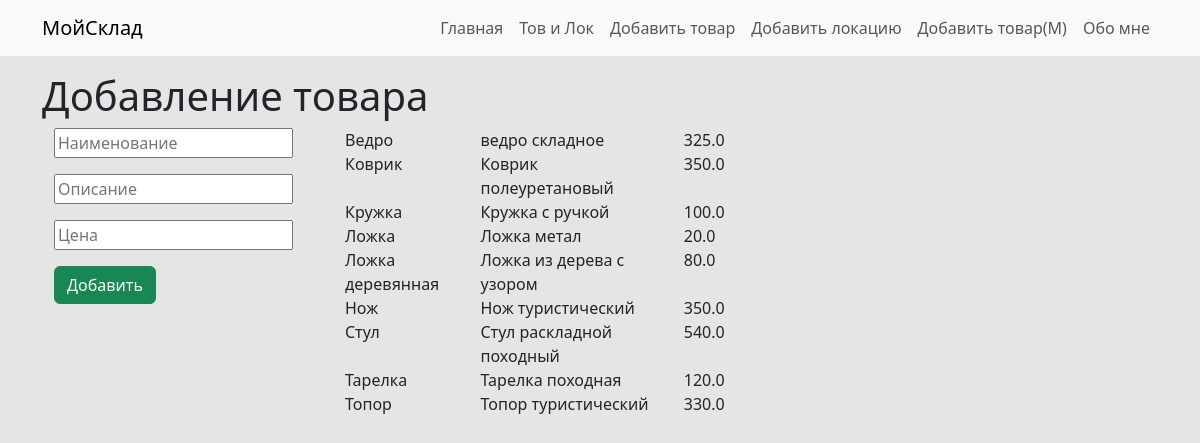
The app's page /addprod with its own data.
### model.py (models this page shows)
class Base(DeclarativeBase):
    pass

class Products(Base):
    __tablename__ = 'products'
    id: Mapped[int] = mapped_column(primary_key=True, nullable=False, unique=True, autoincrement=True)
    name: Mapped[str]
    description: Mapped[str]
    price: Mapped[float]

### main.py (the view, shortened to what this page needs)
@app.route('/addprod', methods=['POST', 'GET'])
def addprod():
    prods = db.session.execute(db.select(Products).order_by(Products.name)).scalars()
    return render_template('addprod.html', stuff=prods)

### templates/addprod.html (shortened to what this page needs)
{% extends 'base.html' %}
{% block content %}
<h1>Добавление товара</h1>
<div class="container ">
    <div class="row">
        <div class="col-3">
            <form method="post">
                <div class="mb-3">
                    <input placeholder="Наименование" type="text" name="name">
                </div>
                <div class="mb-3">
                    <input placeholder="Описание" type="text" name="description">
                </div>
                <div class="mb-3">
                    <input placeholder="Цена" type="text" name="price">
                </div>
                <div class="mb-3">
                    <button class="btn btn-success" type="submit">Добавить</button>
                </div>
            </form>
        </div>
        <div class="col-9">
            <div id="prodlist" class="container ">
                {% for thing in stuff %}
                    <div class="row">
                        <div class="col-2 text-start">
                            {{ thing.name }}
                        </div>
                        <div class="col-3 text-start" >
                            {{ thing.description }}
                        </div>
                        <div class="col-1">
                            {{ thing.price }}
                        </div>
                    </div>
                {% endfor %}
            </div>
        </div>
    </div>
</div>
{% endblock %}

### static/custom.css (style rules this page uses)
body { background-color: #e5e5e5; }

### records on screen
Products: name "Ведро", description "ведро складное", price "325.0"
Products: name "Коврик", description "Коврик полеуретановый", price "350.0"
Products: name "Кружка", description "Кружка с ручкой", price "100.0"
Products: name "Ложка", description "Ложка метал", price "20.0"
Products: name "Ложка деревянная", description "Ложка из дерева с узором", price "80.0"
Products: name "Нож", description "Нож туристический", price "350.0"
Products: name "Стул", description "Стул раскладной походный", price "540.0"
Products: name "Тарелка", description "Тарелка походная", price "120.0"
Products: name "Топор", description "Топор туристический", price "330.0"
